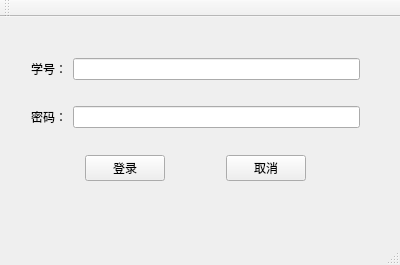
<?xml version="1.0" encoding="UTF-8"?>
<ui version="4.0">
 <class>MainWindow</class>
 <widget class="QMainWindow" name="MainWindow">
  <property name="geometry">
   <rect>
    <x>0</x>
    <y>0</y>
    <width>400</width>
    <height>265</height>
   </rect>
  </property>
  <property name="windowTitle">
   <string>MainWindow</string>
  </property>
  <widget class="QWidget" name="centralWidget">
   <widget class="QWidget" name="layoutWidget">
    <property name="geometry">
     <rect>
      <x>20</x>
      <y>30</y>
      <width>351</width>
      <height>171</height>
     </rect>
    </property>
    <layout class="QVBoxLayout" name="verticalLayout">
     <item>
      <layout class="QHBoxLayout" name="horizontalLayout">
       <item>
        <widget class="QLabel" name="label">
         <property name="text">
          <string>学号：</string>
         </property>
        </widget>
       </item>
       <item>
        <widget class="QLineEdit" name="edit_loginNum"/>
       </item>
      </layout>
     </item>
     <item>
      <spacer name="verticalSpacer">
       <property name="orientation">
        <enum>Qt::Vertical</enum>
       </property>
       <property name="sizeHint" stdset="0">
        <size>
         <width>20</width>
         <height>40</height>
        </size>
       </property>
      </spacer>
     </item>
     <item>
      <layout class="QHBoxLayout" name="horizontalLayout_2">
       <item>
        <widget class="QLabel" name="label_2">
         <property name="text">
          <string>密码：</string>
         </property>
        </widget>
       </item>
       <item>
        <widget class="QLineEdit" name="edit_loginPassword"/>
       </item>
      </layout>
     </item>
     <item>
      <spacer name="verticalSpacer_2">
       <property name="orientation">
        <enum>Qt::Vertical</enum>
       </property>
       <property name="sizeHint" stdset="0">
        <size>
         <width>20</width>
         <height>40</height>
        </size>
       </property>
      </spacer>
     </item>
     <item>
      <layout class="QHBoxLayout" name="horizontalLayout_3">
       <item>
        <spacer name="horizontalSpacer_4">
         <property name="orientation">
          <enum>Qt::Horizontal</enum>
         </property>
         <property name="sizeHint" stdset="0">
          <size>
           <width>40</width>
           <height>20</height>
          </size>
         </property>
        </spacer>
       </item>
       <item>
        <widget class="QPushButton" name="btn_login">
         <property name="text">
          <string>登录</string>
         </property>
        </widget>
       </item>
       <item>
        <spacer name="horizontalSpacer">
         <property name="orientation">
          <enum>Qt::Horizontal</enum>
         </property>
         <property name="sizeHint" stdset="0">
          <size>
           <width>40</width>
           <height>20</height>
          </size>
         </property>
        </spacer>
       </item>
       <item>
        <widget class="QPushButton" name="btn_cancel">
         <property name="text">
          <string>取消</string>
         </property>
        </widget>
       </item>
       <item>
        <spacer name="horizontalSpacer_5">
         <property name="orientation">
          <enum>Qt::Horizontal</enum>
         </property>
         <property name="sizeHint" stdset="0">
          <size>
           <width>40</width>
           <height>20</height>
          </size>
         </property>
        </spacer>
       </item>
      </layout>
     </item>
     <item>
      <layout class="QHBoxLayout" name="horizontalLayout_4">
       <item>
        <spacer name="horizontalSpacer_2">
         <property name="orientation">
          <enum>Qt::Horizontal</enum>
         </property>
         <property name="sizeHint" stdset="0">
          <size>
           <width>40</width>
           <height>20</height>
          </size>
         </property>
        </spacer>
       </item>
       <item>
        <widget class="QLabel" name="messageBox">
         <property name="text">
          <string/>
         </property>
        </widget>
       </item>
       <item>
        <spacer name="horizontalSpacer_3">
         <property name="orientation">
          <enum>Qt::Horizontal</enum>
         </property>
         <property name="sizeHint" stdset="0">
          <size>
           <width>40</width>
           <height>20</height>
          </size>
         </property>
        </spacer>
       </item>
      </layout>
     </item>
    </layout>
   </widget>
  </widget>
  <widget class="QMenuBar" name="menuBar">
   <property name="geometry">
    <rect>
     <x>0</x>
     <y>0</y>
     <width>400</width>
     <height>23</height>
    </rect>
   </property>
  </widget>
  <widget class="QToolBar" name="mainToolBar">
   <attribute name="toolBarArea">
    <enum>TopToolBarArea</enum>
   </attribute>
   <attribute name="toolBarBreak">
    <bool>false</bool>
   </attribute>
  </widget>
  <widget class="QStatusBar" name="statusBar"/>
 </widget>
 <layoutdefault spacing="6" margin="11"/>
 <resources/>
 <connections/>
</ui>
